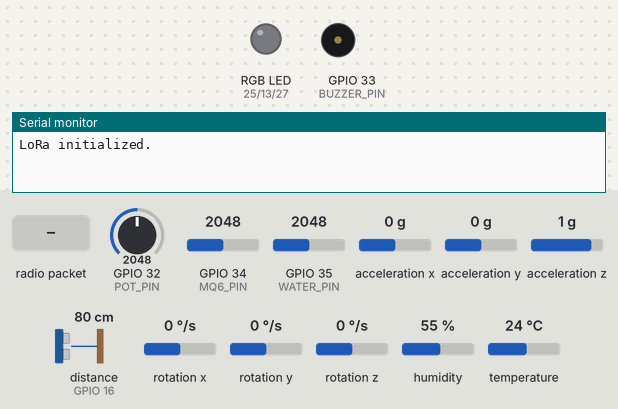
A sketch run on a simulated ESP32. Parts: an RGB LED mixed from three pins (HIGH = lit), buzzer (waves = sounding, pin HIGH), the last lines printed to the serial monitor. The test bench sets the inputs (shaded band); at power-on: GPIO 32 (POT_PIN) = 2048, GPIO 34 (MQ6_PIN) = 2048, GPIO 35 (WATER_PIN) = 2048, acceleration x 0 g, acceleration y 0 g, acceleration z 1 g, distance to the obstacle (sensor on GPIO 16) 80 cm, rotation x 0 °/s, rotation y 0 °/s, rotation z 0 °/s, humidity 55 %, temperature 24 °C (analog values on the 0–4095 scale). The echo pulse lasts 58.3 µs per cm; no radio packets arrive unless stated; pins used as bus, display or sensor lines are not drawn.

Above: at 0.1 s.
At 1.6 s:
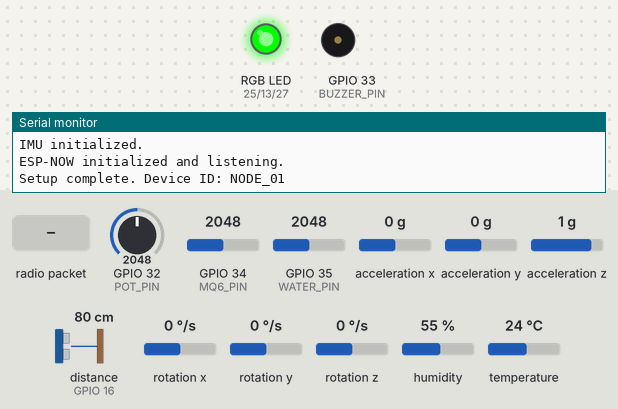
1.7 s: radio packet "1" arrives
Timing chart, 0 to 16.6 s (numbered marks = the images above; inputs shaded):
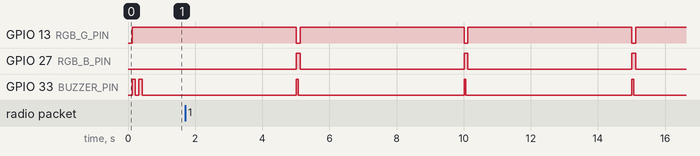

Measured:
- by itself, GPIO 13 (RGB_G_PIN): alternates HIGH for 4.9 s and LOW for 0.11 s
- by itself, GPIO 27 (RGB_B_PIN): alternates HIGH for 0.11 s and LOW for 4.9 s
- by itself, GPIO 33 (BUZZER_PIN): alternates HIGH for 0.05 s and LOW for 4.9 s

The sketch:

Node.ino
```cpp
/*
  ESP32 Multi-Sensor + LoRa (RA-02) + ESP-NOW Node
  ----------------------------------------
  UPDATED: ESP-NOW RSSI removed for ESP32 Core 2.x compatibility.
  Struct size is now 60 bytes.
*/

#include <SPI.h>
#include <LoRa.h>
#include <Wire.h>
#include <DHT.h>
#include <MPU9250_asukiaaa.h>
#include <WiFi.h>
#include <esp_now.h>

// ---------------- Device Identity ----------------
#define DEVICE_ID  "NODE_01"

// ---------------- Pin Definitions ----------------
// LoRa (RA-02 / SX1278)
#define LORA_SCK   18
#define LORA_MISO  19
#define LORA_MOSI  23
#define LORA_NSS   5
#define LORA_RST   14
#define LORA_DIO0  26
#define LORA_FREQ  433E6

// IMU
#define IMU_SDA    21
#define IMU_SCL    22
#define IMU_ADDR   0x68

// DHT22
#define DHT_PIN    4
#define DHT_TYPE   DHT22

// RGB LED
#define RGB_R_PIN  25
#define RGB_G_PIN  13
#define RGB_B_PIN  27
#define RGB_COMMON_ANODE false

// HC-SR04
#define TRIG_PIN   17
#define ECHO_PIN   16

// Analog sensors
#define MQ6_PIN    34
#define WATER_PIN  35
#define POT_PIN    32

// Buzzer
#define BUZZER_PIN 33

// ---------------- Binary Data Structure ----------------
// NEW SIZE: 60 bytes total. MUST mirror this on the receiver!
typedef struct __attribute__((packed)) {
  char id[8];          // 8 bytes
  uint32_t packetSeq;  // 4 bytes
  float temp;          // 4 bytes
  float hum;           // 4 bytes
  float ax;            // 4 bytes
  float ay;            // 4 bytes
  float az;            // 4 bytes
  float gx;            // 4 bytes
  float gy;            // 4 bytes
  float gz;            // 4 bytes
  float dist_cm;       // 4 bytes
  int16_t mq6_raw;     // 2 bytes
  int16_t water_raw;   // 2 bytes
  int16_t pot_raw;     // 2 bytes
  uint8_t espnow_mac[6]; // 6 bytes
} SensorData;          // Total = 60 bytes

// ---------------- Objects ----------------
DHT dht(DHT_PIN, DHT_TYPE);
MPU9250_asukiaaa imu;

// ---------------- Timing & State ----------------
unsigned long lastSend = 0;
const unsigned long SEND_INTERVAL = 5000; // ms
uint32_t packetSent = 0;

// ESP-NOW global states
uint8_t last_mac[6] = {0, 0, 0, 0, 0, 0};
bool hasNewEspNowData = false;

// ==================================================
// ESP-NOW Callback (Safe version for ESP32 Core 2.x)
void OnEspNowDataRecv(const uint8_t *mac_addr, const uint8_t *data, int len) {
  memcpy(last_mac, mac_addr, 6);
  hasNewEspNowData = true;

  Serial.printf("ESP-NOW hit from MAC %02X:%02X:%02X:%02X:%02X:%02X\n",
                last_mac[0], last_mac[1], last_mac[2],
                last_mac[3], last_mac[4], last_mac[5]);
}

// ==================================================
void setup() {
  Serial.begin(115200);
  while (!Serial) delay(10);

  pinMode(BUZZER_PIN, OUTPUT);
  digitalWrite(BUZZER_PIN, LOW);

  setupRGB();
  setupLoRa();
  setupIMU();
  dht.begin();
  setupEspNow();

  pinMode(TRIG_PIN, OUTPUT);
  pinMode(ECHO_PIN, INPUT);

  analogReadResolution(12);

  Serial.print("Setup complete. Device ID: ");
  Serial.println(DEVICE_ID);

  setRGB(0, 255, 0);

  beep(100); delay(100); beep(100);
}

// ==================================================
void loop() {
  if (millis() - lastSend >= SEND_INTERVAL) {
    lastSend = millis();
    readAndSend();
  }

  int packetSize = LoRa.parsePacket();
  if (packetSize) {
    String incoming = "";
    while (LoRa.available()) {
      incoming += (char)LoRa.read();
    }
    Serial.print("Received LoRa: ");
    Serial.println(incoming);
  }
}

// ==================================================
void beep(int duration_ms) {
  digitalWrite(BUZZER_PIN, HIGH);
  delay(duration_ms);
  digitalWrite(BUZZER_PIN, LOW);
}

void setupLoRa() {
  SPI.begin(LORA_SCK, LORA_MISO, LORA_MOSI, LORA_NSS);
  LoRa.setPins(LORA_NSS, LORA_RST, LORA_DIO0);

  if (!LoRa.begin(LORA_FREQ)) {
    Serial.println("LoRa init failed! Check wiring.");
    setRGB(255, 0, 0);
    while (1) {
      beep(500);
      delay(500);
    }
  }

  LoRa.setSpreadingFactor(7);
  LoRa.setSyncWord(0xF3);
  Serial.println("LoRa initialized.");
}

void setupIMU() {
  Wire.begin(IMU_SDA, IMU_SCL);
  imu.setWire(&Wire);
  imu.beginAccel();
  imu.beginGyro();
  delay(100);
  Serial.println("IMU initialized.");
}

void setupEspNow() {
  // ESP-NOW requires WiFi in Station Mode
  WiFi.mode(WIFI_STA);
  WiFi.disconnect();

  if (esp_now_init() != ESP_OK) {
    Serial.println("Error initializing ESP-NOW");
    return;
  }

  // Register callback
  esp_now_register_recv_cb(OnEspNowDataRecv);
  Serial.println("ESP-NOW initialized and listening.");
}

float readDistanceCM() {
  digitalWrite(TRIG_PIN, LOW);
  delayMicroseconds(2);
  digitalWrite(TRIG_PIN, HIGH);
  delayMicroseconds(10);
  digitalWrite(TRIG_PIN, LOW);

  long duration = pulseIn(ECHO_PIN, HIGH, 30000);
  if (duration == 0) return -1;
  return duration * 0.0343 / 2.0;
}

void setupRGB() {
  pinMode(RGB_R_PIN, OUTPUT);
  pinMode(RGB_G_PIN, OUTPUT);
  pinMode(RGB_B_PIN, OUTPUT);
  setRGB(0, 0, 0);
}

void setRGB(int r, int g, int b) {
  if (RGB_COMMON_ANODE) {
    r = 255 - r; g = 255 - g; b = 255 - b;
  }
  analogWrite(RGB_R_PIN, r);
  analogWrite(RGB_G_PIN, g);
  analogWrite(RGB_B_PIN, b);
}

// ---------------- Read all sensors + send ----------------
void readAndSend() {
  float temp = dht.readTemperature();
  float hum  = dht.readHumidity();
  bool dhtOk = !(isnan(temp) || isnan(hum));

  float ax = 0, ay = 0, az = 0, gx = 0, gy = 0, gz = 0;
  if (imu.accelUpdate() == 0) {
    ax = imu.accelX(); ay = imu.accelY(); az = imu.accelZ();
  }
  if (imu.gyroUpdate() == 0) {
    gx = imu.gyroX(); gy = imu.gyroY(); gz = imu.gyroZ();
  }

  float distance = readDistanceCM();
  int mq6Raw = analogRead(MQ6_PIN);
  int waterRaw = analogRead(WATER_PIN);
  int potRaw = analogRead(POT_PIN);

  packetSent++;

  SensorData payload;
  memset(&payload, 0, sizeof(payload));
  strncpy(payload.id, DEVICE_ID, 7);

  payload.packetSeq = packetSent;
  payload.temp      = dhtOk ? temp : -999.0;
  payload.hum       = dhtOk ? hum : -999.0;
  payload.ax        = ax;
  payload.ay        = ay;
  payload.az        = az;
  payload.gx        = gx;
  payload.gy        = gy;
  payload.gz        = gz;
  payload.dist_cm   = distance;
  payload.mq6_raw   = (int16_t)mq6Raw;
  payload.water_raw = (int16_t)waterRaw;
  payload.pot_raw   = (int16_t)potRaw;

  // Append ESP-NOW data if anything was detected since last loop
  if (hasNewEspNowData) {
    memcpy(payload.espnow_mac, last_mac, 6);
    hasNewEspNowData = false; // Reset until next device is detected
  } else {
    memset(payload.espnow_mac, 0, 6); // Zeros indicate no device
  }

  Serial.printf("Sending Packet %d (Binary 60 bytes)...\n", packetSent);

  setRGB(0, 0, 255);
  beep(50);
  LoRa.beginPacket();
  LoRa.write((const uint8_t *)&payload, sizeof(payload));
  LoRa.endPacket();
  setRGB(0, 255, 0);
}
```
